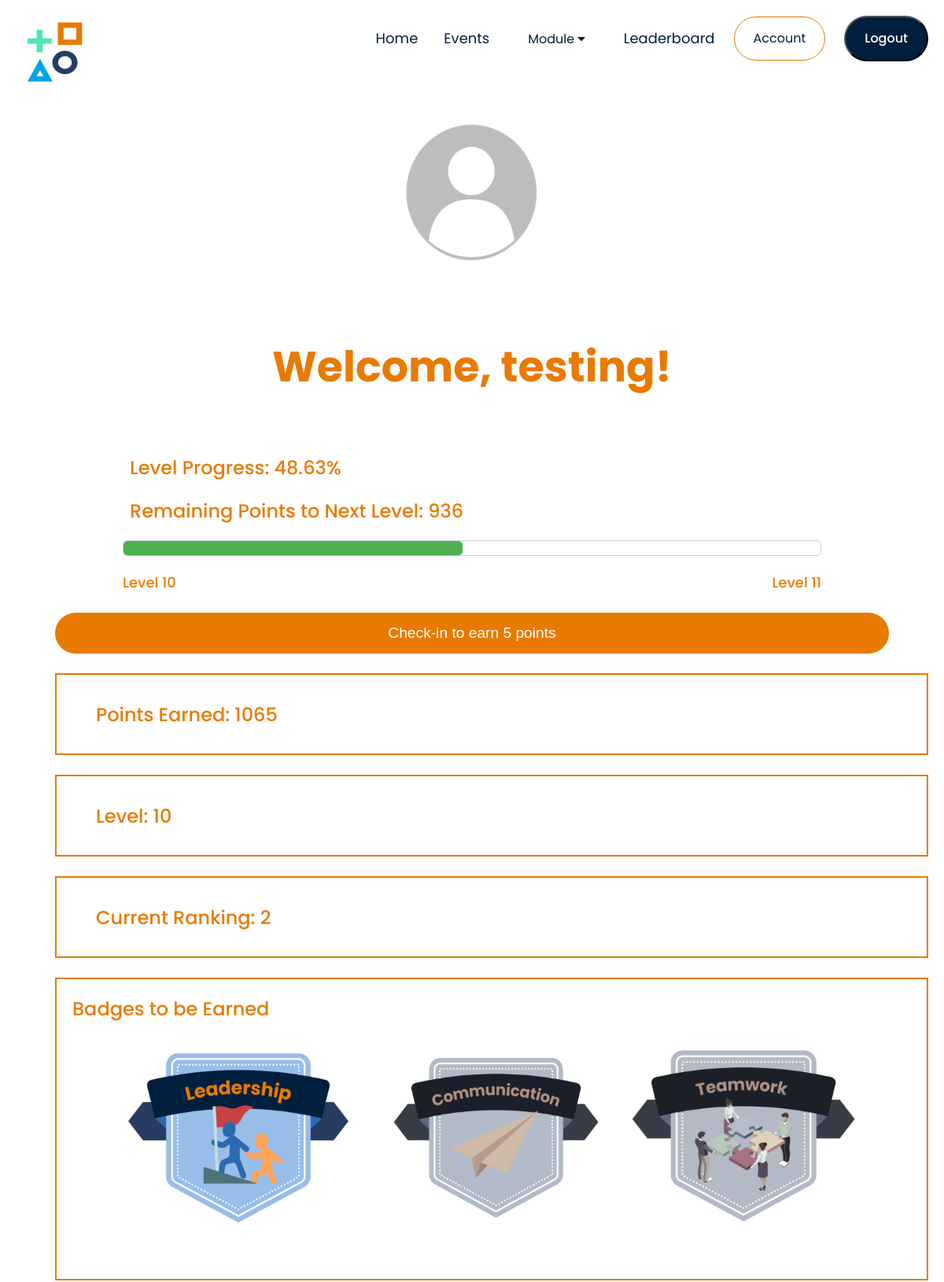
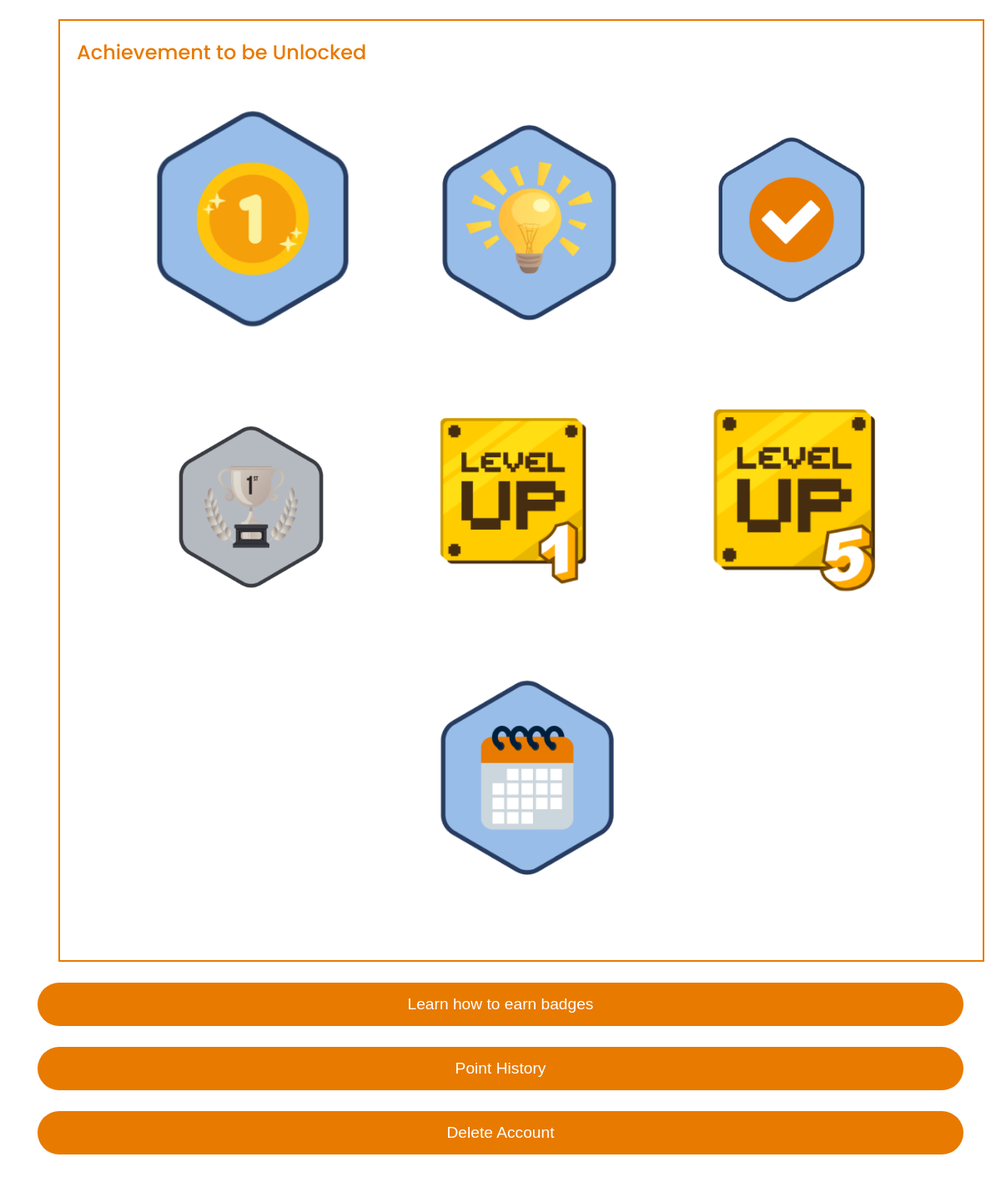
The app's page /Event/Public/account.php (signed in) with its own data (2 pictures, top to bottom).
### tables this page shows
CREATE TABLE `users` (
  `id` int(255) NOT NULL,
  `user_role_id` int(255) DEFAULT NULL,
  `username` varchar(255) NOT NULL,
  `email` varchar(255) NOT NULL,
  `password` varchar(255) NOT NULL,
  `points` int(255) NOT NULL DEFAULT 0,
  `gender` varchar(255) DEFAULT NULL
);

### Event/Public/logic_controller.php (called while the page is built, shortened)
<?php
function getUserData($conn, $username) {
    $userDataQuery = "SELECT gender FROM users WHERE username = ?";
    $userDataStmt = $conn->prepare($userDataQuery);
    $userDataStmt->bind_param("s", $username);
    $userDataStmt->execute();
    $userDataResult = $userDataStmt->get_result();
    $userData = $userDataResult->fetch_assoc();
    return $userData;
}
function getUserPoints($conn, $username) {
    $pointsQuery = "SELECT points FROM users WHERE username = ?";
    $pointsStmt = $conn->prepare($pointsQuery);
    $pointsStmt->bind_param("s", $username);
    $pointsStmt->execute();
    $pointsResult = $pointsStmt->get_result();
    $pointsRow = $pointsResult->fetch_assoc();
    $points = $pointsRow['points'];
    return $points;
}
function getRank($conn, $points) {
    $rankQuery = "SELECT rank FROM (SELECT username, points, DENSE_RANK() OVER (ORDER BY points DESC) AS rank FROM users) AS ranked_users WHERE username
    IN (SELECT username FROM users WHERE points = ?)";
    $rankStmt = $conn->prepare($rankQuery);
    $rankStmt->bind_param("i", $points);
    $rankStmt->execute();
    $rankResult = $rankStmt->get_result();
    $rankRow = $rankResult->fetch_assoc();
    $userRank = $rankRow['rank'];
    return $userRank;
}
function getLevelData($points) {
    $levels = array(
        0 => array('min' => 0, 'max' => 9),
        1 => array('min' => 10, 'max' => 29),
        2 => array('min' => 30, 'max' => 49),
        3 => array('min' => 50, 'max' => 69),
        4 => array('min' => 70, 'max' => 89),
        5 => array('min' => 90, 'max' => 109),
        6 => array('min' => 110, 'max' => 129),
        7 => array('min' => 130, 'max' => 149),
        8 => array('min' => 150, 'max' => 169),
        9 => array('min' => 170, 'max' => 179),
        10 => array('min' => 180, 'max' => 2000)
    );
    foreach ($levels as $level => $range) {
        if ($points >= $range['min'] && $points <= $range['max']) {
            $nextLevelPoints = $range['max'];
            $remainingPoints = $nextLevelPoints - $points;
            $progress = ($points - $range['min']) / ($range['max'] - $range['min']) * 100;
            return array('level' => $level, 'progress' => $progress, 'remainingPoints' => $remainingPoints + 1, 'currentLevel' => $level);
        }
    }
}
function hasSubmittedThreeEvents($conn, $username) {
    $eventSubmissionQuery = "SELECT COUNT(*) as count FROM events WHERE username = ?";
    $eventSubmissionStmt = $conn->prepare($eventSubmissionQuery);
    $eventSubmissionStmt->bind_param("s", $username);
    $eventSubmissionStmt->execute();
    $result = $eventSubmissionStmt->get_result();
    $count = $result->fetch_assoc()['count'];
    return $count >= 3;
}
function hasJoinedModule($conn, $user_id) {
    $check_module_query = "SELECT COUNT(*) as count FROM user_soft_skill_progress WHERE user_id = ?";
    $check_module_stmt = $conn->prepare($check_module_query);
    $check_module_stmt->bind_param("i", $user_id);
    $check_module_stmt->execute();
    $result = $check_module_stmt->get_result();
    $count = $result->fetch_assoc()['count'];
    return $count > 0;
}
function hasCompletedModuleChallenges($conn, $user_id, $soft_skill_ids) {
    $soft_skill_ids_str = implode(",", $soft_skill_ids);
    $check_completion_query = "
        SELECT soft_skill_id, COUNT(*) as count
        FROM user_soft_skill_progress
        WHERE user_id = ? AND soft_skill_id IN ($soft_skill_ids_str) AND completed = 1
        GROUP BY soft_skill_id
    ";
    $check_completion_stmt = $conn->prepare($check_completion_query);
    $check_completion_stmt->bind_param("i", $user_id);
    $check_completion_stmt->execute();
    $result = $check_completion_stmt->get_result();
    $completion_status = array_fill_keys($soft_skill_ids, false);
    while ($row = $result->fetch_assoc()) {
        $soft_skill_id = $row['soft_skill_id'];
        $count = $row['count'];
        if ($count >= 3) {
            $completion_status[$soft_skill_id] = true;
        }
    }
    return in_array(true, $completion_status);
}
function hasCompletedSoftSkillChallenges($conn, $user_id, $soft_skill_id, $challenge_numbers) {
    $check_completion_query = "SELECT COUNT(*) as count FROM user_soft_skill_progress WHERE user_id = ? AND soft_skill_id = ? AND challenge_number IN (?, ?, ?)";
    $check_completion_stmt = $conn->prepare($check_completion_query);
    $check_completion_stmt->bind_param("iiiii", $user_id, $soft_skill_id, $challenge_numbers[0], $challenge_numbers[1], $challenge_numbers[2]);
    $check_completion_stmt->execute();
    $result = $check_completion_stmt->get_result();
    $count = $result->fetch_assoc()['count'];
    return $count == count($challenge_numbers);
}
?>

### Event/Public/account.php (the view, shortened to what this page needs)
<?php
require_once('db_connect.php');
require_once('Part/header.php');
require_once('logic_controller.php');
$user_id = $_SESSION["user_id"];
$username = $_SESSION["username"];
try {
    $username = $_SESSION["username"];
    $user_id = $_SESSION["user_id"];
    $userData = getUserData($conn, $username);
    $gender = $userData['gender'];
    $points = getUserPoints($conn, $username);
    $levelData = getLevelData($points);
    $userLevel = $levelData['level'];
    $progress = $levelData['progress'];
    $remainingPoints = $levelData['remainingPoints'];
    $userRank = getRank($conn, $points);
    $totalUsers = getTotalUsers($conn);
    $soft_skill_id = 1;
    $challenge_numbers = [1, 2, 3];
    $completed_leadership_challenges = hasCompletedSoftSkillChallenges($conn, $user_id, $soft_skill_id, $challenge_numbers);
    $communication_id = 2;
    $completed_communcation_challenges = hasCompletedSoftSkillChallenges($conn, $user_id, $communication_id, $challenge_numbers);
    $teamwork_id = 3;
    $completed_teamwork_challenges = hasCompletedSoftSkillChallenges($conn, $user_id, $teamwork_id, $challenge_numbers);
    $soft_skill_ids = [1, 2, 3];
    $completed_module_challenges = hasCompletedModuleChallenges($conn, $user_id, $soft_skill_ids);
    $hasSubmittedThreeEvents = hasSubmittedThreeEvents($conn, $username);
    $joined_module = hasJoinedModule($conn, $user_id);
    $communicationAlertShown = hasBadgeAlertBeenShown($conn, $user_id, 'communication');
    $teamworkAlertShown = hasBadgeAlertBeenShown($conn, $user_id, 'teamwork');
    $rankAlertShown = hasBadgeAlertBeenShown($conn, $user_id, 'rank');
} catch (Exception $e) {
    echo 'Caught exception: ', $e->getMessage(), "\n";
    exit();
}
?>
<!DOCTYPE html>
<html lang="en">
<head>
    <link rel="stylesheet" href="public.css">
    <link rel="stylesheet" href="https://stackpath.bootstrapcdn.com/font-awesome/4.7.0/css/font-awesome.min.css">
</head>
<body>
<div class="container">
    <?php
    if ($gender === 'female') {
        echo '<img src="Image/Profile_Female.png" style="width:200px;height:200px;" class="logo-centered" alt="Female Profile Picture"></a>';
    } elseif ($gender === 'male') {
        echo '<img src="Image/Profile_Male.png" style="width:200px;height:200px;" class="logo-centered" alt="Male Profile Picture"></a>';
    } else {
        echo '<img src="Image/Profile.png" style="width:200px;height:200px;" class="logo-centered" alt="Profile Picture"></a>';
    }
    ?>
    <h2 class="title"><br>Welcome, <?php echo $username; ?>!</h2>
</div>
<div class ="container">
    <div class="profile-info">
        <div class= "p-container">
            <p class="progress">Level Progress: <?php echo round($progress, 2); ?>%</p>
            <p class="progress">Remaining Points to Next Level: <?php echo $remainingPoints; ?></p>
            <div class="progress-bar-container">
                <div class="progress-bar"></div>
            </div>
            <div class="level-label">
                <span>Level <?php echo $userLevel; ?></span>
                <span>Level <?php echo $userLevel + 1; ?></span>
            </div>
        </div>
      <div class="checkin-container">
        <form method="post" action="account.php">
            <button class ="btn" type="submit" name="checkin">Check-in to earn 5 points</button>
        </form>
      </div>
        <div class="container">
            <p>Points Earned: <?php echo $points; ?></p>
        </div>
        <div class="container">
            <p>Level: <span><?php echo $userLevel; ?></span></p>
        </div>
        <div class="container">
            <p>Current Ranking: <span><?php echo $userRank; ?></span></p>
        </div>
        <div class="badge-container">
            <p>Badges to be Earned</p>
            <?php
            if ($completed_leadership_challenges) {
                echo '<img src="Image/Leadership_Unlocked.png" alt="Leadership Unlocked Badge">';
            } else {
                echo '<img src="Image/Leadership_Locked.png" alt="Leadership Locked Badge">';
            }
            if ( $completed_communcation_challenges) {
                echo ' <img src="Image/Communication_Unlocked.png" alt="Communication Locked Badge">';
                if (!$communicationAlertShown) {
                    echo "<script>alert('Congratulations! You\'ve earned a Communication Badge!');</script>";
                    markBadgeAlertAsShown($conn, $user_id, 'communication');
                }
            } else {
                echo ' <img src="Image/Communication_Locked.png" alt="Communication Locked Badge">';
            }
            if ($completed_teamwork_challenges) {
                echo ' <img src="Image/Teamwork_Unlocked.png" alt="Communication Locked Badge">';
                if (!$teamworkAlertShown) {
                    echo "<script>alert('Congratulations! You\'ve earned a Teamwork Badge!');</script>";
                    markBadgeAlertAsShown($conn, $user_id, 'teamwork');
                }
            } else {
                echo ' <img src="Image/Teamwork_Locked.png" alt="Communication Locked Badge">';
            }
            ?>
        </div>
        <div class="badge-container">
            <p>Achievement to be Unlocked</p>
            <?php
            if ($points >= 1) {
                echo '<img src="Image/Points_Unlocked.png" alt="Points Unlocked Badge">';
            } else {
                echo '<img src="Image/Points_Locked.png" alt="Points Locked Badge">';
            }
            if ($joined_module) {
                echo '<img src="Image/Module_Unlocked.png" alt="Challenge Unlocked Badge">';
            } else {
                echo '<img src="Image/Module_Locked.png" alt="Challenge Locked Badge">';
            }
            if ($completed_module_challenges) {
                echo '<img src="Image/Complete_Unlocked.png" alt="Module Unlocked Badge">';
            } else {
                echo '<img src="Image/Complete_Locked.png" alt="Module Locked Badge">';
            }
            $minPointsForBadge = 50;
            $minUsersForBadge = 5;
            if ($userRank == 1 && $points >= $minPointsForBadge && $totalUsers > $minUsersForBadge) {
                echo '<img src="Image/Rank_Unlocked.png" alt="Rank Unlocked Badge">';
                if (!$rankAlertShown) {
                    echo "<script>alert('Congratulations! You\'ve earned a Lead VoyagerBadge!');</script>";
                    markBadgeAlertAsShown($conn, $user_id, 'rank');
                }
            } else {
                echo '<img src="Image/Rank_Locked.png" alt="Rank Locked Badge">';
            }
            if ($userLevel >= 1) {
                echo '<img src="Image/Lvl1_Unlocked.png" alt="Level 1 Unlocked Badge">';
            } else {
                echo '<img src="Image/Lvl1_Locked.png" alt="Level 1 Locked Badge">';
            }
            if ($userLevel >= 5) {
                echo '<img src="Image/Lvl5_Unlocked.png" alt="Level 5 Unlocked Badge">';
            } else {
                echo '<img src="Image/Lvl5_Locked.png" alt="Level 5 Locked Badge">';
            }
            if ($hasSubmittedThreeEvents){
                echo '<img src ="Image/Event_Unlocked.png" alt ="Event Locked Bagde">';
            } else{
                echo '<img src ="Image/Event_Locked.png" alt ="Event Locked Bagde">';
            }
            ?>
        </div>
    <button class="btn"><a href="badge_detail.php">Learn how to earn badges</a></button>
    <button class="btn"><a href="point_history.php">Point History</a></button>
    <form method="post" action="<?php echo $_SERVER['PHP_SELF']; ?>">
    <button class="btn-delete" type="submit" name="delete_account_confirm">Delete Account</button>
    </form>
</div>
</body>
</html>

### Event/Public/public.css (style rules this page uses)
* { margin: 0; padding: 0; box-sizing: border-box; }
body { font-family: 'Poppins', sans-serif; }
a { text-decoration: none; color: #555; }
p { color: #555; }
.container { max-width: 1300px; margin: auto; padding: 25px; }
.logo-centered { display: block; margin-left: auto; margin-right: auto; width: 50%; }
.btn { display: block; width: 100%; padding: 15px 20px; text-align: center; border: none; background: #E87A00; outline: none; border-radius: 30px; font-size: 1.2rem; color: #FFF; cursor: pointer; transition: 0.3s; margin-bottom: 25px; }
.btn a { color:#fff; }
.btn-delete { display: block; width: 100%; padding: 15px 20px; text-align: center; border: none; background: #E87A00; outline: none; border-radius: 30px; font-size: 1.2rem; color: #FFF; cursor: pointer; transition: 0.3s; margin-bottom: 25px; }
.title { color: #E87A00; font-size: 54px; font-family: 'Poppins', sans-serif; font-weight: 700; text-align: center; }
.progress { color: #E87A00; font-size: 24px; font-family: 'Poppins', sans-serif; font-weight: 500; margin-bottom: 20px; margin-left:120px; }
.progress-bar-container { border: 1px solid #ccc; width: 80%; height: 20px; margin: 0 auto; margin-bottom: 20px; border-radius: 5px; overflow: hidden; }
.level-label { color: #E87A00; font-size: 18px; font-family: 'Poppins', sans-serif; font-weight: 500; display: flex; justify-content: space-between; margin: 0 auto; max-width: 80%; }
.profile-info { padding: 20px; }
.profile-info .container { width: 100%; height: 100px; background: white; border: 2px #E87A00 solid; padding:50px; position: relative; margin: 25px; display:flex; justify-content: space-between; }
.profile-info .badge-container { width: 100%; height: auto; padding:50px; position: relative; margin: 25px; display: flex; flex-wrap: wrap; justify-content: center; align-items: center; background: white; border: 2px #E87A00 solid; }
.profile-info .badge-container img { width: 30%; height: auto; margin: 10px; }
.profile-info .badge-container p { margin: 0; position: absolute; top: 20px; left: 20px; color: #E87A00; font-size: 24px; font-family: 'Poppins', sans-serif; font-weight: 500; }
.profile-info .container p { margin: 0; position: absolute; top: 50%; -ms-transform: translateY(-50%); transform: translateY(-50%); color: #E87A00; font-size: 24px; font-family: 'Poppins', sans-serif; font-weight: 500; }
.checkin-container { margin: 25px; }

### records on screen
users: points "48.63", points "936", points "10", $userLevel + 1 "11", points "1065"

### other values on screen
$username "testing"
$userRank "2"
